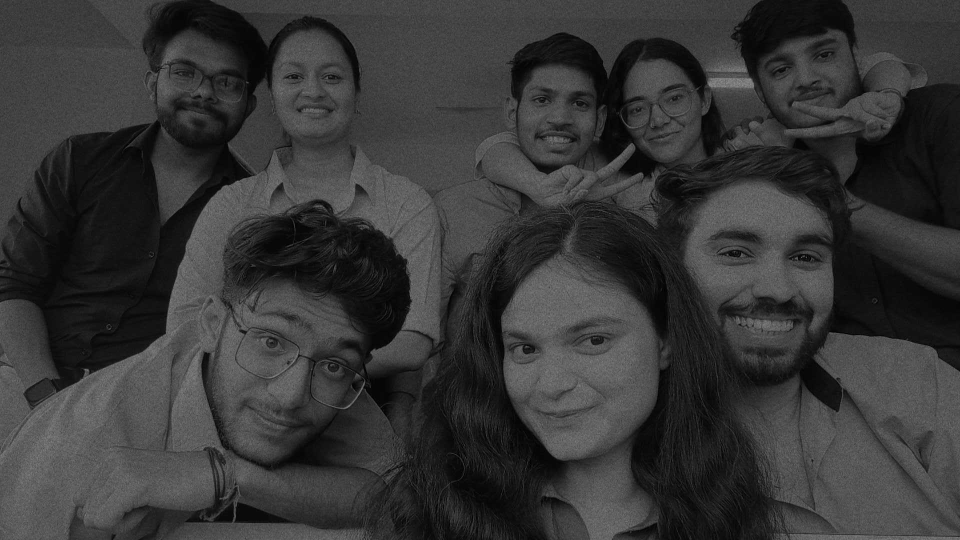
#> input picture Day_2/3. Face Recognition/1.png, 1920 x 1080 px, found by its file name (shown at 1/2 size)
$ python '3. face recognition.py'
#> lines starting #> are read from the running program, lines starting #| are printed output that depends on the picture; after the words box and inside, x2 and y2 are one past the last pixel; in counts of white or black regions, pixels touching at a corner belong together
# import cv2

# #Loading The Cascade File
# face_cascade = cv2.CascadeClassifier('haarcascade_frontalface_default.xml')

# #Reading the Input Image
# #image= cv2.imread('1.jpg')
# image= cv2.imread('1.png')

# #Resizing the Image
# img = cv2.resize(image,None,fx=0.3,fy=0.3)

# #Converting the image into grayscale image
# imgGray = cv2.cvtColor(img, cv2.COLOR_BGR2GRAY)

# #Detecting The Faces
# faces = face_cascade.detectMultiScale(imgGray, 1.2, 5)

# #Pointing The Faces
# for (x,y,w,h) in faces:
# 	cv2.rectangle(img, (x,y), (x+w, y+h), (255,0,0),2)

# #Displaying The Output Image
# cv2.imshow('img', img)
# cv2.waitKey()


import cv2
import os
import sys

# Full paths to cascade and image files
cascade_path = "/home/prakhar/python-learning/python_Basic-to-advance/Day_2/3. Face Recognition/haarcascade_frontalface_default.xml"
image_path = "/home/prakhar/python-learning/python_Basic-to-advance/Day_2/3. Face Recognition/1.png"

# Check if cascade file exists
if not os.path.isfile(cascade_path):
    print(f"Error: Cascade file not found at {cascade_path}")
    sys.exit(1)

# Load the cascade classifier
face_cascade = cv2.CascadeClassifier(cascade_path)

# Check if image file exists
if not os.path.isfile(image_path):
    print(f"Error: Image file not found at {image_path}")
    sys.exit(1)

# Read the input image
image = cv2.imread(image_path)
#> image is the input picture: shape (1080, 1920, 3); min 0, max 152, mean 54.6

# Resize image for faster processing
img = cv2.resize(image, None, fx=0.3, fy=0.3)
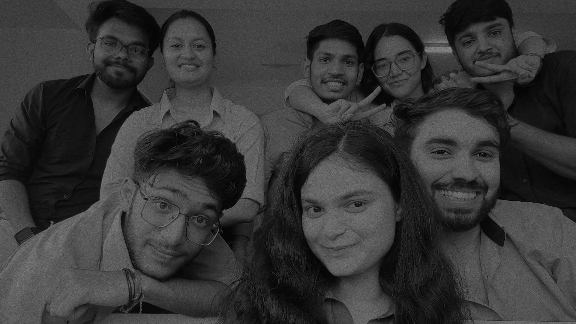
#> img: shape (324, 576, 3); min 0, max 140, mean 54.6

# Convert to grayscale for face detection
imgGray = cv2.cvtColor(img, cv2.COLOR_BGR2GRAY)

# Detect faces
faces = face_cascade.detectMultiScale(imgGray, scaleFactor=1.2, minNeighbors=5)
#> faces = [[365, 38, 58, 58], [156, 21, 61, 61], [88, 20, 65, 65], [305, 36, 61, 61], [286, 163, 109, 109], [405, 106, 114, 114]]

# Draw rectangles around faces
for (x, y, w, h) in faces:
    cv2.rectangle(img, (x, y), (x + w, y + h), (255, 0, 0), 2)
#> this loop made 6 passes
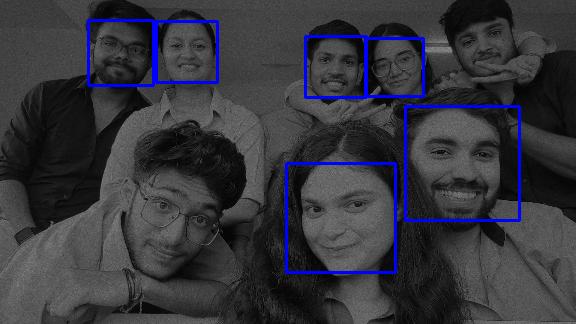
#> img: shape (324, 576, 3); 2.93% of pixels changed, all inside (x1, y1, x2, y2) = (87, 19, 521, 274)

# Display the output image with detected faces
cv2.imshow('Detected Faces', img)
cv2.waitKey(0)
cv2.destroyAllWindows()
